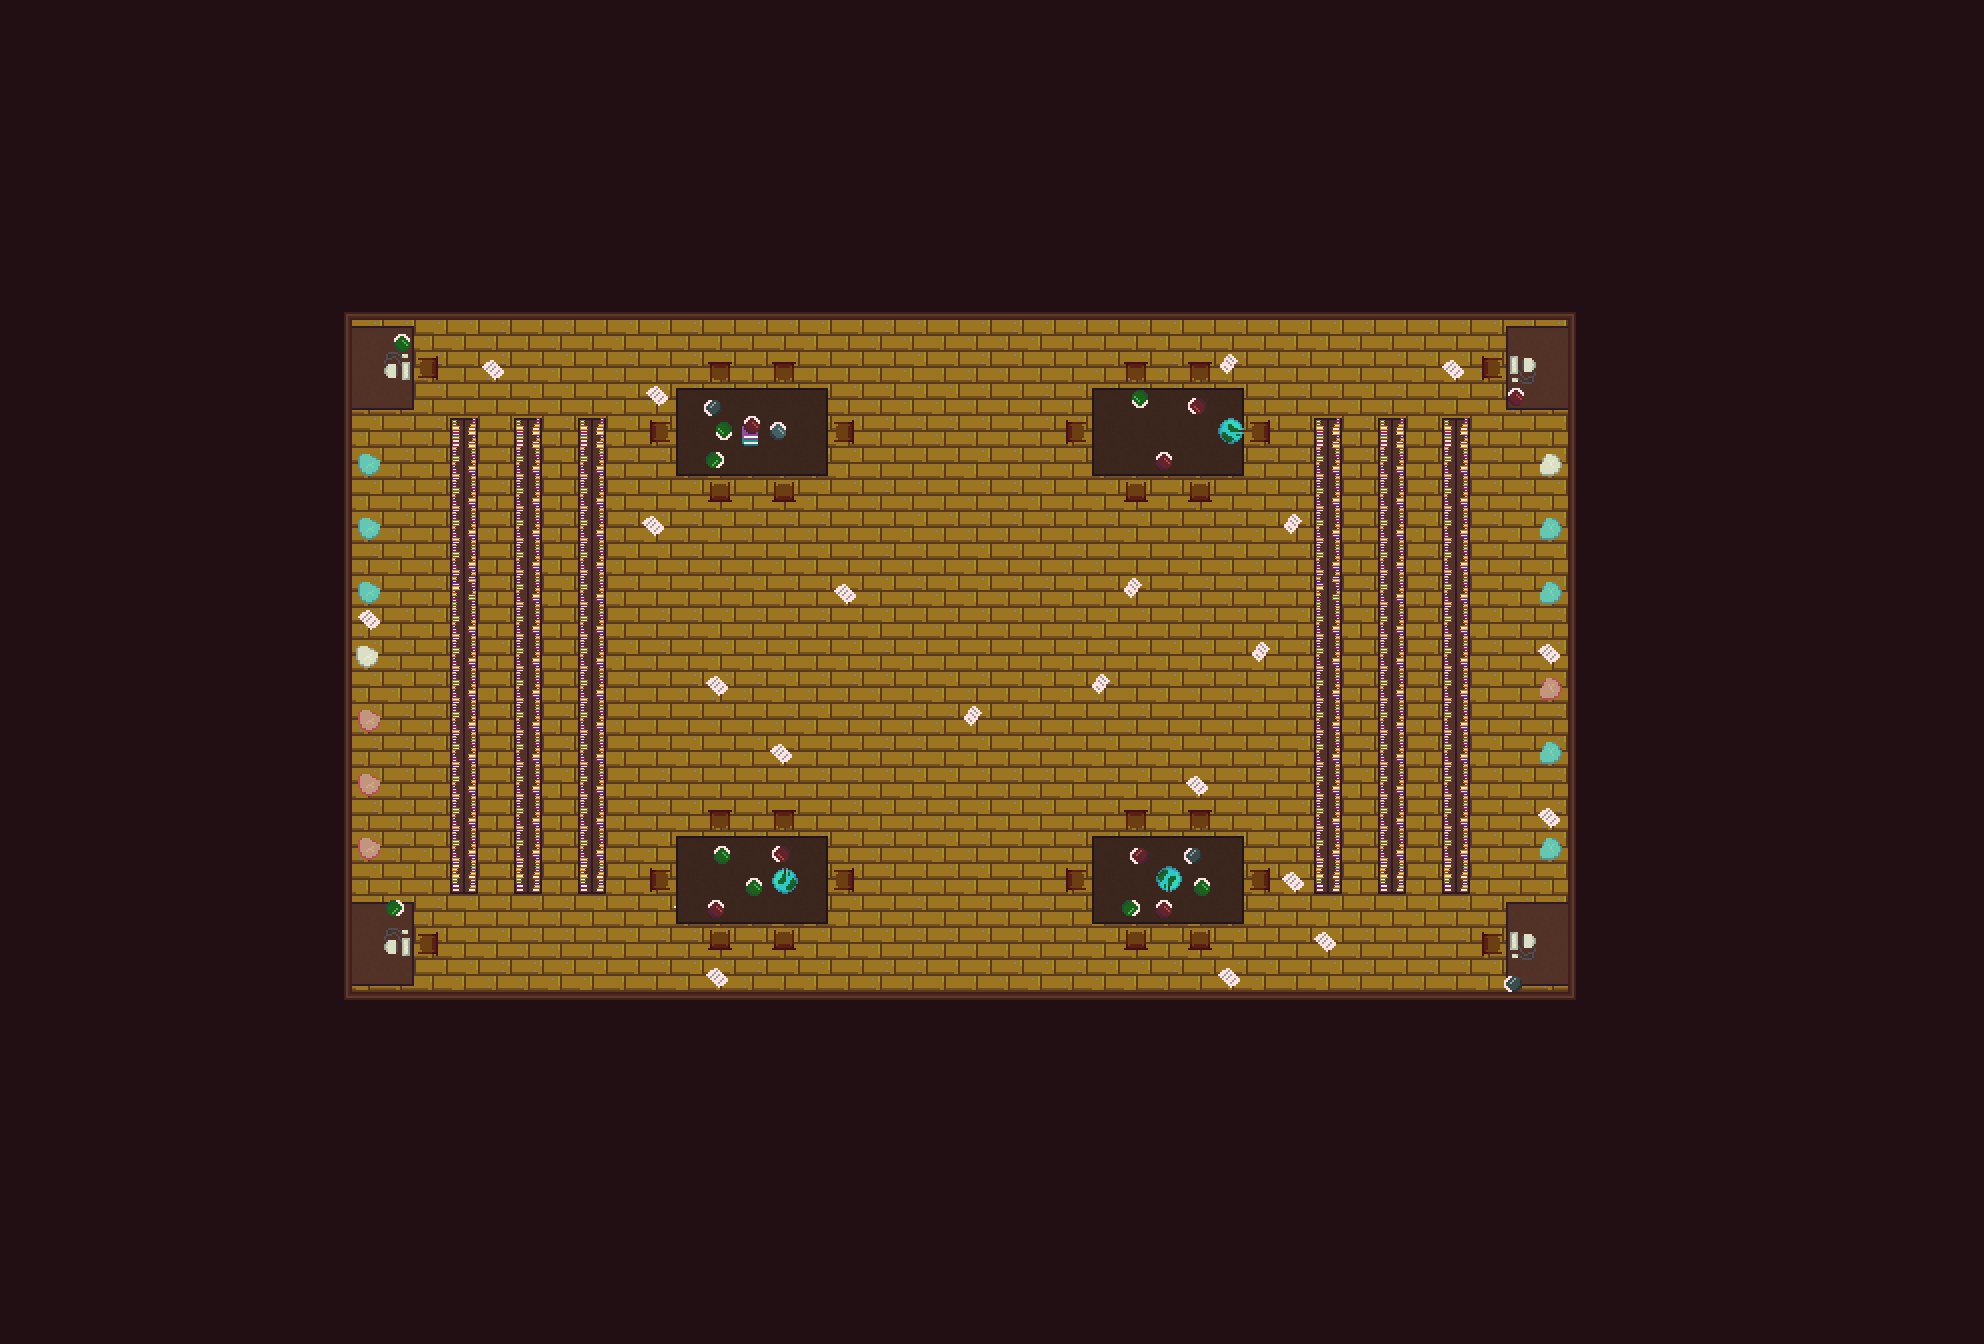

A 2D game scene composited from a Tiled map and its tileset images. What follows is a short description and the map's XML, with each tile layer's data collapsed to a summary:
An orthogonal 62x42 tile map with 32x32 px tiles, 5 tile layers (floor, floor2, unbreakable, water, ...) and 4 objects (player0, player1, player2, player3).

<map version="1.0" tiledversion="1.0.3" orientation="orthogonal" renderorder="right-down" width="62" height="42" tilewidth="32" tileheight="32" nextobjectid="5">
 <properties>
  <property name="music" value="eeffee" />
 </properties>
 <tileset firstgid="1" source="library2.tsx" />
 <layer name="floor" width="62" height="42">
  <data>[2604 cells, 2604 non-empty, 5 distinct tile ids]</data>
 </layer>
 <layer name="floor2" width="62" height="42">
  <data>[2604 cells, 27 non-empty, 4 distinct tile ids]</data>
 </layer>
 <layer name="unbreakable" width="62" height="42">
  <data>[2604 cells, 212 non-empty, 11 distinct tile ids]</data>
 </layer>
 <layer name="water" width="62" height="42">
  <data>[2604 cells, 84 non-empty, 15 distinct tile ids]</data>
 </layer>
 <layer name="breakable" width="62" height="42">
  <data>[2604 cells, 69 non-empty, 20 distinct tile ids]</data>
 </layer>
 <objectgroup name="Player">
  <object id="1" type="player0" x="704" y="544" width="32" height="32">
   <properties>
    <property name="angle" type="float" value="0" />
   </properties>
   <ellipse />
  </object>
  <object id="2" type="player1" x="1184" y="544" width="32" height="32">
   <properties>
    <property name="angle" type="float" value="0" />
   </properties>
   <ellipse />
  </object>
  <object id="3" type="player2" x="1184" y="736" width="32" height="32">
   <properties>
    <property name="angle" type="float" value="0" />
   </properties>
   <ellipse />
  </object>
  <object id="4" type="player3" x="704" y="736" width="32" height="32">
   <properties>
    <property name="angle" type="float" value="0" />
   </properties>
   <ellipse />
  </object>
 </objectgroup>
</map>